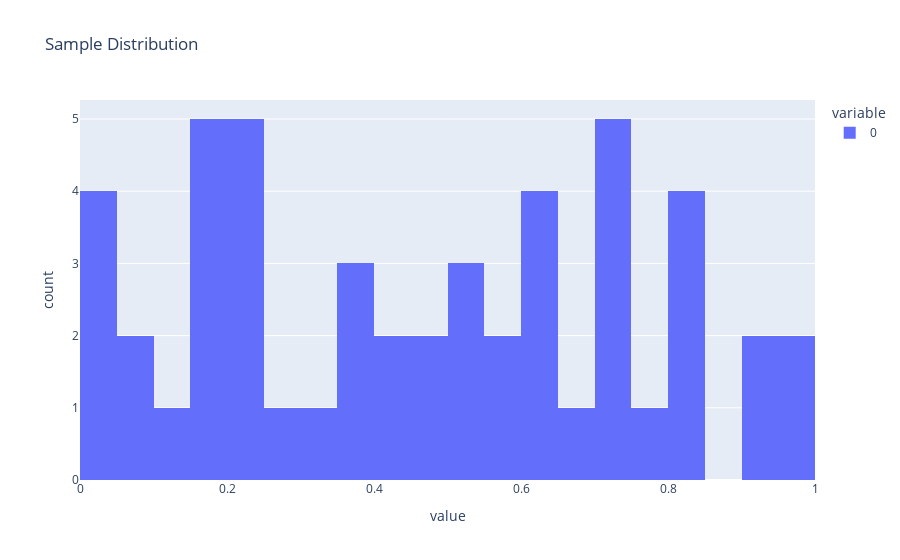

Notebook code cell kept with this figure:
### Code cell
T_of_F =  lambda sample_: np.max(sample_)
n = 50
theta = 1
sample = uniform.rvs(0,theta,n)
px.histogram(sample, nbins = 40, title = 'Sample Distribution')

### Figure 1 — Plotly figure (JSON) as saved in the notebook; plotly's stock layout.template omitted (floating-point values rounded to 4 significant figures)
{"data": [{"alignmentgroup": "True", "bingroup": "x", "hovertemplate": "variable=0<br>value=%{x}<br>count=%{y}<extra></extra>", "legendgroup": "0", "marker": {"color": "#636efa", "pattern": {"shape": ""}}, "name": "0", "nbinsx": 40, "offsetgroup": "0", "orientation": "v", "showlegend": true, "x": [0.8297, 0.627, 0.331, 0.7298, 0.8338, 0.1571, 0.1587, 0.5449, 0.7479, 0.2232, 0.564, 0.6701, 0.02083, 0.4975, 0.1537, 0.4879, 0.07243, 0.4214, 0.8344, 0.3744, 0.109, 0.1858, 0.2483, 0.7329, 0.4431, 0.08499, 0.9381, 0.7038, 0.9939, 0.3999, 0.9691, 0.267, 0.2328, 0.01101, 0.7034, 0.1601, 0.02465, 0.2099, 0.2302, 0.5296, 0.6074, 0.7626, 0.9444, 0.8005, 0.5122, 0.6228, 0.3778, 0.5682, 0.03771, 0.6281], "xaxis": "x", "yaxis": "y", "type": "histogram"}], "layout": {"xaxis": {"anchor": "y", "domain": [0.0, 1.0], "title": {"text": "value"}}, "yaxis": {"anchor": "x", "domain": [0.0, 1.0], "title": {"text": "count"}}, "legend": {"title": {"text": "variable"}, "tracegroupgap": 0}, "title": {"text": "Sample Distribution"}, "barmode": "relative"}}
